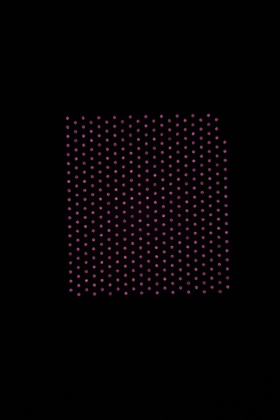
%> input picture Input Emissions Image.jpg, 280 x 420 px, shrunk from 1365 x 2048 before the run
$ octave dot_intensity.m   (GNU Octave 9; MATLAB toolbox functions it lacks are replaced by stand-ins)
%> lines starting %> are read from the running program, lines starting %| are printed output that depends on the picture; in (x1, y1, x2, y2) boxes, pixels count from 0 and x2, y2 are one past the last pixel; in counts of white or black regions, pixels touching at a corner belong together; the program's own positions count from 1
% Version 2.2
% Date: 06/15/2018
% Author: Alex Lee
% Note: fixed "donut" issue, now to fix "croissant" issue

close all; clc;

file = uigetfile({'*.jpg;*.png;*.bmp;*.tif'}); % acceptable file types
%> the answer given: Input Emissions Image.jpg
Info = imfinfo(file);
disp(Info);

img = imread(file); % load the image to be processed
%> img is the input picture: size 420x280x3 uint8; mean R, G, B 5.5, 2.7, 4.4
labelimg = img; % used for labeling dots
fontsize = 12;

% split the image into 3 color channels
imgR = img(:, :, 1); % Red channel
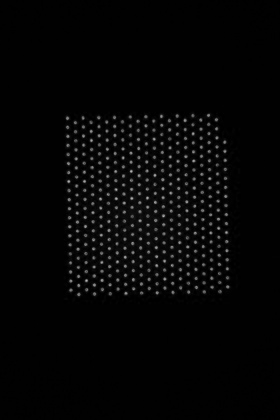
%> imgR: size 420x280 uint8; min 0, max 182, mean 5.5
imgG = img(:, :, 2); % Green channel
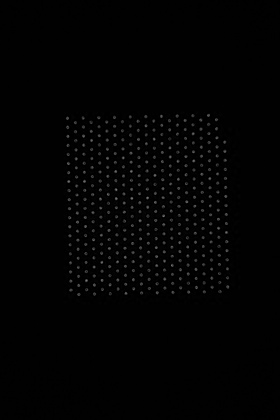
%> imgG: size 420x280 uint8; min 0, max 121, mean 2.7
imgB = img(:, :, 3); % Blue channel

% remove background noise, may not be necessary.
backgroundR = imopen(imgR, strel('disk', 50));
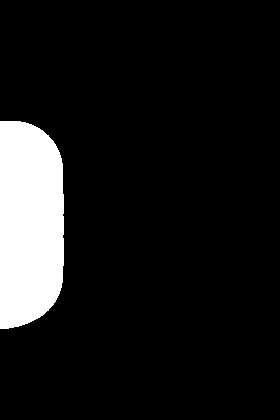
%> backgroundR: size 420x280 uint8; values 0 (black) and 1 (white), 10.2% white; 1 white region, box (x1, y1, x2, y2) and area: (0, 121, 64, 329) 11942
imgR = imgR - backgroundR;
backgroundG = imopen(imgG, strel('disk', 50));
%> backgroundG: size 420x280 uint8; values 0 (black) and 1 (white), 10.2% white; 1 white region, box (x1, y1, x2, y2) and area: (0, 121, 64, 329) 12025
imgG = imgG - backgroundG;
backgroundB = imopen(imgB, strel('disk', 50));
%> backgroundB: size 420x280 uint8; values 0 (black) and 1 (white), 10.2% white; 1 white region, box (x1, y1, x2, y2) and area: (0, 121, 64, 329) 12044
imgB = imgB - backgroundB;

grayimgR = double(imgR);
grayimgG = double(imgG);
grayimgB = double(imgB);

levelR = graythresh(imgR); % Global image threshold RED
%> levelR = 0.18
binR = imbinarize(imgR, levelR);
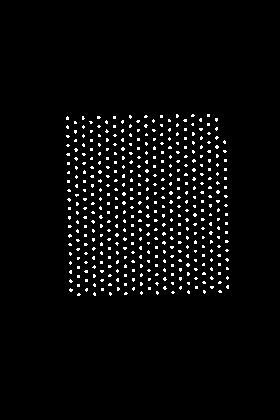
%> binR: size 420x280 logical; 3.2% white in thin lines or dots, all inside (x1, y1, x2, y2) = (66, 114, 229, 296)
levelG = graythresh(imgG); % Global image threshold GREEN
%> levelG = 0.11
binG = imbinarize(imgG, levelG);
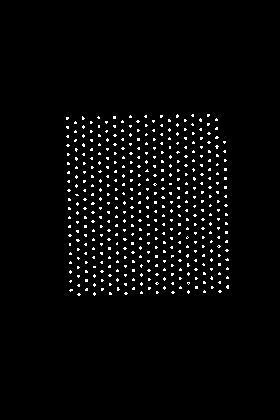
%> binG: size 420x280 logical; 2.7% white in thin lines or dots, all inside (x1, y1, x2, y2) = (66, 114, 229, 296)
levelB = graythresh(imgB); % Global image threshold BLUE
%> levelB = 0.153
binB = imbinarize(imgB, levelB);
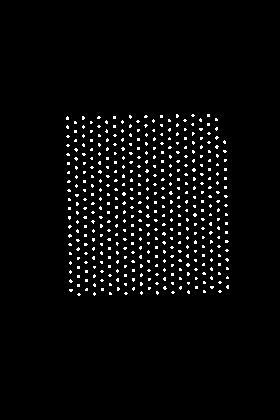
%> binB: size 420x280 logical; 3.1% white in thin lines or dots, all inside (x1, y1, x2, y2) = (66, 114, 229, 296)

removeP = 20;  % small spot threshold = 20 pixels  (has problems when there is dead spot)
binR = bwareaopen(binR, removeP);  % remove objects smaller than certain pixels.
%> binR: size 420x280 logical; every value is 0
binG = bwareaopen(binG, removeP);
binB = bwareaopen(binB, removeP);

% create label matrices of colors
[BR,LR] = bwboundaries(binR);
%> LR: size 420x280 double; every value is 0
%> BR = {}
[BG,LG] = bwboundaries(binG);
%> BG = {}
[BB,LB] = bwboundaries(binB);
%> BB = {}

% Threshold / binary image cleaning:
% ######################################################### %
% Red "donut" removal - use LR as new binR
for xR = 1 : Info.Width
    for yR = 1 : Info.Height
        if LR(yR, xR) ~= 0
            LR(yR, xR) = 1;
        end
    end
end

% Green "donut" removal - use LG as new binG
for xG = 1 : Info.Width
    for yG = 1 : Info.Height
        if LG(yG, xG) ~= 0
            LG(yG, xG) = 1;
        end
    end
end

% Blue "donut" removal - use LB as new binB
for xB = 1 : Info.Width
    for yB = 1 : Info.Height
        if LB(yB, xB) ~= 0
            LB(yB, xB) = 1;
        end
    end
end
% ######################################################### %

% matrix multiply each color channel by its corresponding binarized channel
intR = double(grayimgR) .* double(LR);
intG = double(grayimgG) .* double(LG);
intB = double(grayimgB) .* double(LB);

% apply "connected components" to each resulting channel
ccR = bwconncomp(intR);
%> ccR = 0 connected components
ccG = bwconncomp(intG);
%> ccG = 0 connected components
ccB = bwconncomp(intB);
%> ccB = 0 connected components

% create a label matrix of binarized images
labelR = bwlabel(binR);
labelG = bwlabel(binG);
labelB = bwlabel(binB);

% calculate coordinates of all points for labeling
coordinates = zeros(ccR.NumObjects, 2);
for dot = 1 : ccR.NumObjects
    [r, c] = find(labelR == dot);
    rc = [r c];
    coordinates(dot, 2) = rc(1, 1);
    coordinates(dot, 1) = rc(1, 2);
end
%> this loop made 0 passes

% insert number labeling into image
for dot = 1 : ccR.NumObjects
    labelimg = insertText(labelimg, coordinates(dot, :), dot, 'FontSize', fontsize);
end

% Intensity of every dot in each individual color channel:
% ######################################################### %
dotIntensityR = zeros(ccR.NumObjects, 1); % RED intensity
for i = 1: ccR.NumObjects
    for j = 1: length(ccR.PixelIdxList{i})
        dotIntensityR(i, 1) = dotIntensityR(i, 1) + intR(ccR.PixelIdxList{i}(j));
    end
end

dotIntensityG = zeros(ccG.NumObjects, 1); % GREEN intensity
for i = 1: ccG.NumObjects
    for j = 1: length(ccG.PixelIdxList{i})
        dotIntensityG(i, 1) = dotIntensityG(i, 1) + intG(ccG.PixelIdxList{i}(j));
    end
end

dotIntensityB = zeros(ccB.NumObjects, 1); % BLUE intensity
for i = 1: ccB.NumObjects
    for j = 1: length(ccB.PixelIdxList{i})
        dotIntensityB(i, 1) = dotIntensityB(i, 1) + intB(ccB.PixelIdxList{i}(j));
    end
end
% ######################################################### %

% Area of every dot in each individual color channel:
% ######################################################### %
dotAreaR = zeros(ccR.NumObjects, 1); % red area
clusterdataR = regionprops(ccR, 'basic');
%> clusterdataR = 0 regions
for i = 1: ccR.NumObjects
    dotAreaR(i, 1) = clusterdataR(i).Area;
end

dotAreaG = zeros(ccG.NumObjects, 1); % blue area
clusterdataG = regionprops(ccG, 'basic');
%> clusterdataG = 0 regions
for i = 1: ccG.NumObjects
    dotAreaG(i, 1) = clusterdataG(i).Area;
end

dotAreaB = zeros(ccB.NumObjects, 1); % green area
clusterdataB = regionprops(ccB, 'basic');
%> clusterdataB = 0 regions
for i = 1: ccB.NumObjects
    dotAreaB(i, 1) = clusterdataB(i).Area;
end
% ######################################################### %

% centroids / finding the minimum emitter distance
centroidprop = regionprops(binR, 'centroid');
%> centroidprop = 0 regions
centroids = cat(1, centroidprop.Centroid);
%> centroids = []

%> (the run ends here)
